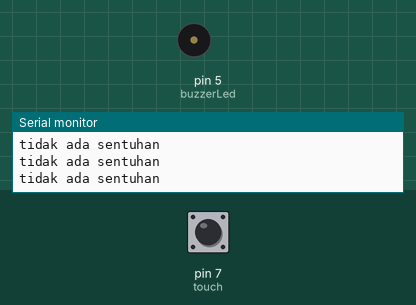
Bench run of a sketch on a simulated Arduino Uno, built with avr-gcc and run on an emulated ATmega328P. Parts: buzzer (waves = sounding, pin HIGH), the last lines printed to the serial monitor. The test bench sets the inputs (shaded band); at power-on: pin 7 (touch) LOW.

Above: at 2.8 s.
2.9 s: pin 7 (touch) pulled HIGH for 1.2 s
At 3.15 s:
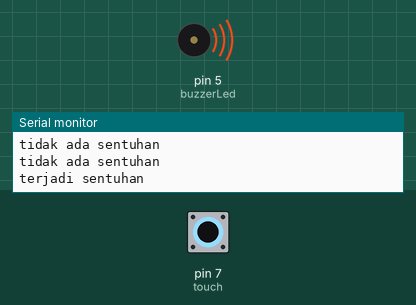
Timing chart, 0 to 12.4 s (numbered marks = the images above; inputs shaded):
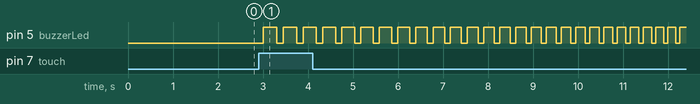

The sketch:

davinsensorsentuhsketch_jul15a.ino
```cpp
#define touch 7
#define buzzerLed 5
void setup() {
  pinMode(touch, INPUT);
  pinMode(buzzerLed, OUTPUT);
  Serial.begin(115200);
}

void loop() {
  int sentuhan = digitalRead(touch);
  if (sentuhan == HIGH) {
    Serial.println("terjadi sentuhan");
    for (int i = 300; i >0; i=i-5) {
      float pangkat = pow(i,-i);
      digitalWrite(buzzerLed, HIGH);
      delay(i);
      digitalWrite(buzzerLed, LOW);
      delay(i/2);}
  }else {
  Serial.println("tidak ada sentuhan");
  digitalWrite(buzzerLed, LOW);
  }
  delay(1000);

}
```

Measured:
- after the input at 2.9 s, pin 5 (buzzerLed): LOW → HIGH after 0.10 s, then repeats every 0.45 s: LOW 0.15 s, HIGH 0.30 s
